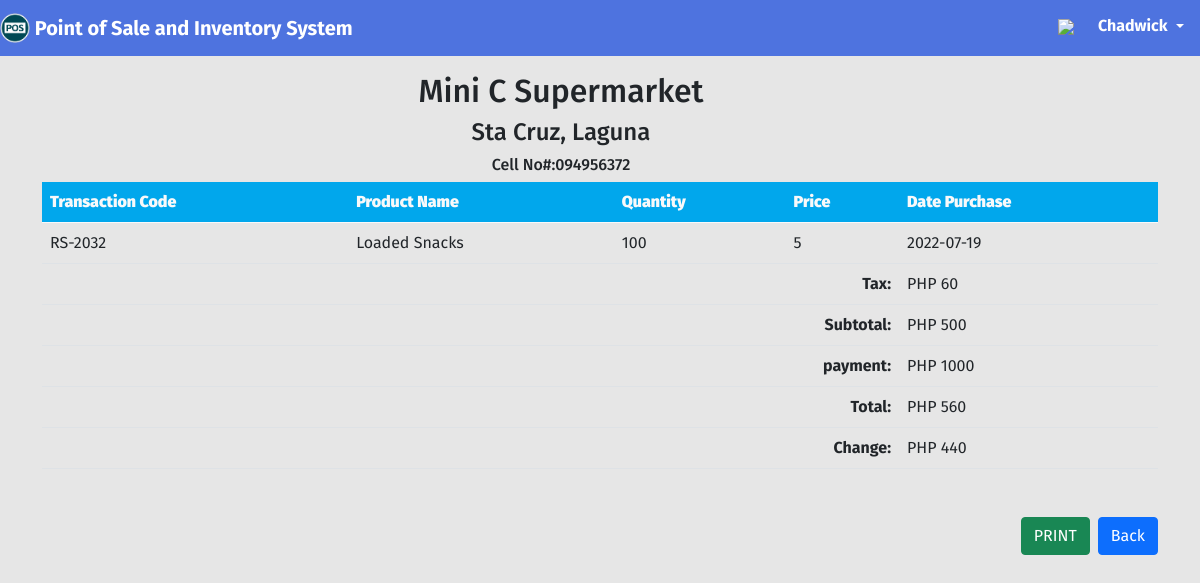
Page /cashier/cashier_reciept.php?invoice=RS-2032 (signed in) on the committed database.
### tables this page shows
CREATE TABLE `sales` (
  `sales_id` int(11) NOT NULL,
  `item_id` bigint(11) NOT NULL,
  `product_code` varchar(255) NOT NULL,
  `invoice_code` varchar(255) NOT NULL,
  `product_name` varchar(255) NOT NULL,
  `sales_price` double NOT NULL,
  `sales_profit` double NOT NULL,
  `sales_quantity` double NOT NULL,
  `Total` double NOT NULL
);

CREATE TABLE `sales_detail` (
  `transac_id` int(11) NOT NULL,
  `transac_code` varchar(255) NOT NULL,
  `transac_subtotal` double NOT NULL,
  `customer_id` int(11) NOT NULL,
  `transac_tax` double NOT NULL,
  `transac_total` double NOT NULL,
  `transac_profit` double NOT NULL,
  `cash` double NOT NULL,
  `sales_change` double NOT NULL,
  `date_purchase` date DEFAULT current_timestamp()
);

### cashier/cashier_reciept.php (the view, shortened to what this page needs)
<?php
include '../php/connection.php';
?>
<!doctype html>
<html lang="en">
  <head>
    <link href="https://cdn.jsdelivr.net/npm/bootstrap@5.0.2/dist/css/bootstrap.min.css" rel="stylesheet"
>
    <link rel="stylesheet" type="text/css" href="../style/dash.css">
    <link
      href="https://cdnjs.cloudflare.com/ajax/libs/font-awesome/5.15.1/css/all.min.css"
      rel="stylesheet"/>
      <link href='https://unpkg.com/boxicons@2.1.2/css/boxicons.min.css' rel='stylesheet'>
    </head>
    <body>
    <div class="page sd">
        <nav class="navbar navbar-dark fw-bold" style="background-color: rgb(78, 115, 223);">
            <a class="navbar-brand" href="#">
                <img src="../image/logo.png" width="30" height="30" class="d-inline-block align-top" alt=""> Point of Sale and Inventory System</a>
             <div class="dropdown pb-1 me-4">
                <a href="#" class="d-flex align-items-center text-white text-decoration-none dropdown-toggle" id="dropdownUser1" data-bs-toggle="dropdown" aria-expanded="false">
                    <div class="col-2 ms-4">
                        <img class="mr-3" src="../image/user_35px.png" />
                    </div>
                    <span class="d-none d-sm-inline mx-1 ms-3"><?php echo $_SESSION["username"];  ?></span>
                </a>
            </div>
        </nav>
            </div>
             <div class="col py-3 d-flex justify-content-center overflow-auto">
                <div class="container">
                <div class="row">
                        <div class="col d-flex justify-content">
                            <br>
                            <div class="w-50">
                                <h2 class="text-dark  text-center" style="text-align: center; margin-right: -30rem;">Mini C Supermarket</h2>
                                <h4 class="text-dark text-center " style="text-align: center; margin-right: -30rem;">Sta Cruz, Laguna</h4>
                                <h6 class="text-dark  text-center" style="text-align: center; margin-right: -30rem;">Cell No#:094956372</h6>
                            </div>
                        </div>
                    </div>
                    <table class="table">
                            <thead>
                                <tr class="text-light" style="background: #01A7EC;">
                                     <th scope="col"><b>Transaction Code</b></th>
                                    <th scope="col"><b>Product Name</b></th>
                                    <th scope="col"><b>Quantity</b></th>
                                    <th scope="col"><b>Price</b></th>
                                    <th scope="col"><b>Date Purchase</b></th>
                                </tr>
                            </thead>
                            <tbody>
                                <?php
                                $id=$_GET['invoice'];
                                $table = mysqli_query($con, "SELECT * FROM sales, sales_detail WHERE(sales_detail.transac_code='{$id}') AND (sales.invoice_code='{$id}')");
                                while ($rows = mysqli_fetch_assoc($table)) {
                                ?>
                                <tr>
                                    <td><?php echo $rows['transac_code'];  ?></td>
                                    <td><?php echo $rows['product_name'];  ?></td>
                                    <td><?php echo $rows['sales_quantity'];  ?></td>
                                    <td><?php echo $rows['sales_price'];  ?></td>
                                     <td><?php echo $rows['date_purchase'];  ?></td>
                                </tr>
                                <?php }
                                $table2 = mysqli_query($con,"SELECT * FROM sales_detail WHERE transac_code = '$id' ");
                                while ($bows = mysqli_fetch_assoc($table2)) {
                                ?>
                                <tr>
                                    <th class="text-end" colspan="4">Tax: </th>
                                    <td colspan="5">PHP <?php echo $bows['transac_tax'];  ?></td>
                                </tr>
                                <tr>
                                    <th class="text-end" colspan="4">Subtotal: </th>
                                    <td colspan="5">PHP <?php echo $bows['transac_subtotal'];  ?></td>
                                </tr>
                                <tr>
                                    <th class="text-end" colspan="4">payment: </th>
                                    <td colspan="5">PHP <?php echo $bows['cash'];  ?></td>
                                </tr>
                                <tr>
                                    <th class="text-end" colspan="4">Total: </th>
                                    <td colspan="5">PHP <?php echo $bows['transac_total'];  ?></td>
                                </tr>
                                <tr>
                                    <th class="text-end" colspan="4">Change: </th>
                                    <td colspan="5">PHP <?php echo $bows['sales_change'];  ?></td>
                                </tr>
                            <?php  } ?>
                            </tbody>
                        </table>
                        <div class="d-grid gap-2 d-md-flex mt-5 justify-content-md-end">
                            <button class="btn btn-success sd" onClick="window.print()">PRINT</button>
                            <a class="btn btn-primary sd" href="dashboard.php?invoice=$id">Back</a>
                        </div>
                </div>
             </div>
</body>
</html>

### style/dash.css (style rules this page uses)
* { font-family: 'Fira Sans', sans-serif; }
body { background-color: #e6e6e6; }

### rows in the picture
sales: sales_detail.transac_code "RS-2032", product_name "Loaded Snacks", sales_quantity "100", sales_price "5", sales_detail.date_purchase "2022-07-19"
sales_detail: transac_tax "60", transac_subtotal "500", cash "1000", transac_total "560", sales_change "440"

### other values in the picture
$_SESSION["username"] "Chadwick"
